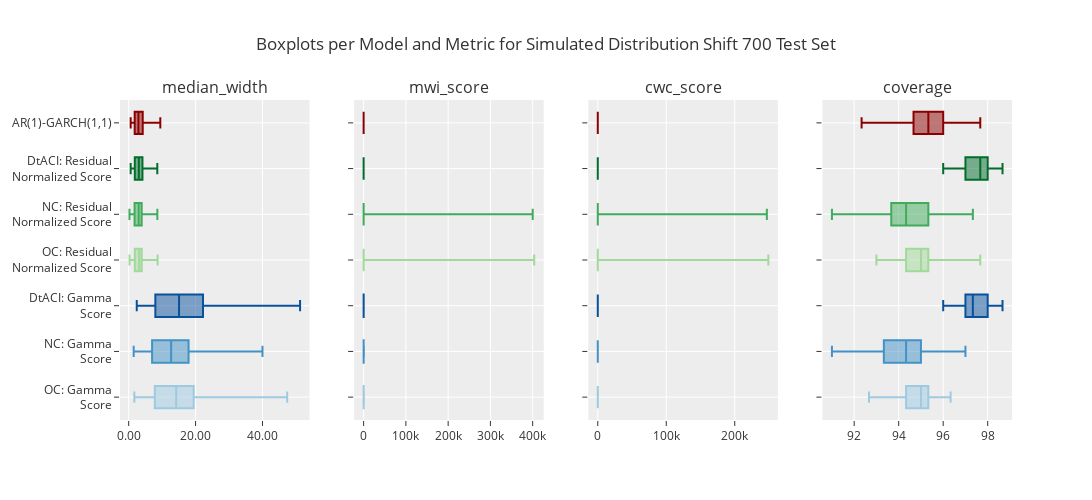

The notebook cell saved with this chart:
### Code cell
create_boxplots("Simulated Distribution Shift 700")
